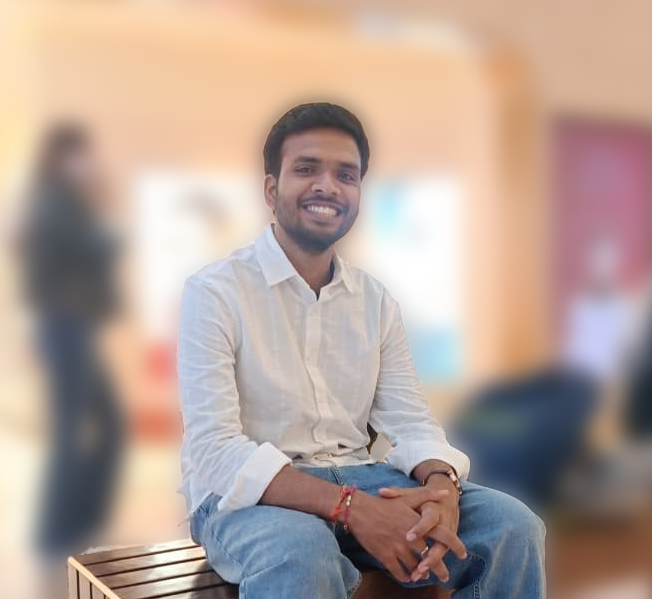
#> input picture PROFILE2.png, 652 x 599 px, found by its file name
$ python build_pranjal_master_svg.py
#> lines starting #> are read from the running program, lines starting #| are printed output that depends on the picture; after the words box and inside, x2 and y2 are one past the last pixel; in counts of white or black regions, pixels touching at a corner belong together
import os
import sys
import math
import random
import numpy as np
from PIL import Image, ImageEnhance, ImageOps, ImageFilter
from scipy.spatial.distance import cdist
from scipy.optimize import linear_sum_assignment

print("Generating Master SVG & High-Definition Animation for Pranjal Shukla...")

def process_portrait(image_path, target_w=300, target_h=340, dark_mode=True):
    img = Image.open(image_path).convert("RGB")
    w, h = img.size

    crop_box = (int(w * 0.08), int(h * 0.04), int(w * 0.92), int(h * 0.92))
    cropped = img.crop(crop_box)

    resized = cropped.resize((target_w, target_h), Image.Resampling.LANCZOS)
    gray = resized.convert("L")

    auto_gray = ImageOps.autocontrast(gray, cutoff=1)
    sharp_gray = auto_gray.filter(ImageFilter.UnsharpMask(radius=3, percent=140))
    enhancer = ImageEnhance.Contrast(sharp_gray)
    contrasted = enhancer.enhance(1.3)

    arr = np.array(contrasted, dtype=float)
    subject_mask = (arr < 225)

    img_data = arr.copy()
    dots = []

    for y in range(target_h):
        serpentine = (y % 2 == 1)
        x_indices = range(target_w - 1, -1, -1) if serpentine else range(target_w)
        direction = -1 if serpentine else 1

        for x in x_indices:
            old_val = img_data[y, x]

            if dark_mode:
                new_val = 255 if old_val > 110 else 0
                if not subject_mask[y, x]:
                    new_val = 0
                is_dot = (new_val == 255)
            else:
                new_val = 0 if old_val < 135 else 255
                is_dot = (new_val == 0)

            err = old_val - new_val

            if is_dot:
                px = 45 + (x / target_w) * 340
                py = 125 + (y / target_h) * 430
                dots.append((round(px, 1), round(py, 1)))

            if 0 <= x + direction < target_w:
                img_data[y, x + direction] += err * (7 / 16)
            if y + 1 < target_h:
                if 0 <= x - direction < target_w:
                    img_data[y + 1, x - direction] += err * (3 / 16)
                img_data[y + 1, x] += err * (5 / 16)
                if 0 <= x + direction < target_w:
                    img_data[y + 1, x + direction] += err * (1 / 16)

    return np.array(dots)

def generate_python_logo_points(num_points=900, cx=215, cy=340, scale=110):
    pts = []
    for t in np.linspace(0, 2*np.pi, num_points // 2):
        r = scale * (0.6 + 0.25 * np.cos(2*t))
        pts.append((cx + r * np.cos(t) - 15, cy + r * np.sin(t) - 25))
    for t in np.linspace(0, 2*np.pi, num_points // 2):
        r = scale * (0.6 + 0.25 * np.sin(2*t))
        pts.append((cx + r * np.cos(t) + 15, cy + r * np.sin(t) + 25))
    return np.array(pts[:num_points])

def generate_react_logo_points(num_points=900, cx=215, cy=340, rx=110, ry=42):
    pts = []
    for t in np.linspace(0, 2*np.pi, 150):
        pts.append((cx + 22 * np.cos(t), cy + 22 * np.sin(t)))
    angles = [0, math.pi/3, 2*math.pi/3]
    pts_per_orbit = (num_points - 150) // 3
    for angle in angles:
        for t in np.linspace(0, 2*np.pi, pts_per_orbit):
            ex = rx * math.cos(t)
            ey = ry * math.sin(t)
            pts.append((cx + ex * math.cos(angle) - ey * math.sin(angle), cy + ex * math.sin(angle) + ey * math.cos(angle)))
    return np.array(pts[:num_points])

def generate_code_glyph_points(num_points=900, cx=215, cy=340):
    pts = []
    l_pts = num_points // 3
    for t in np.linspace(0, 1, l_pts // 2):
        pts.append((cx - 70 + t * 45, cy - 60 + t * 60))
        pts.append((cx - 25 - t * 45, cy + t * 60))
    s_pts = num_points // 3
    for t in np.linspace(0, 1, s_pts):
        pts.append((cx + 15 - t * 30, cy - 70 + t * 140))
    r_pts = num_points - len(pts)
    for t in np.linspace(0, 1, r_pts // 2):
        pts.append((cx + 30 + t * 45, cy - 60 + t * 60))
        pts.append((cx + 75 - t * 45, cy + t * 60))
    return np.array(pts[:num_points])

def match_optimal_transport(source_pts, target_pts):
    cost_matrix = cdist(source_pts, target_pts, metric='euclidean')
    row_ind, col_ind = linear_sum_assignment(cost_matrix)
    return target_pts[col_ind]

def generate_master_svg(image_path, dark_mode=True, output_filename="dark.svg", handle="pranjal3872"):
    mode_str = "dark" if dark_mode else "light"
    bg_color = "#0A101F" if dark_mode else "#F8FAFC"
    border_color = "#22D3EE" if dark_mode else "#0891B2"
    text_color = "#E2E8F0" if dark_mode else "#0F172A"
    dim_text = "#94A3B8" if dark_mode else "#64748B"
    portrait_dot_color = "#A78BFA" if dark_mode else "#7C3AED"
    traveller_color = "#10B981"
    accent_color = "#10B981"
    card_bg = "#1E293B" if dark_mode else "#E2E8F0"

    portrait_dots = process_portrait(image_path, dark_mode=dark_mode)
    num_portrait = len(portrait_dots)

    np.random.seed(42)
    noisy_portrait = portrait_dots + np.random.normal(0, 4.0, portrait_dots.shape)
    y_coords = noisy_portrait[:, 1]
    band_assignments = np.digitize(y_coords, np.linspace(125, 555, 94))

    sample_indices = np.random.choice(num_portrait, size=min(900, num_portrait), replace=False)
    travellers_p0 = portrait_dots[sample_indices].copy()

    logo1 = generate_python_logo_points(num_points=len(travellers_p0))
    logo2 = generate_react_logo_points(num_points=len(travellers_p0))
    logo3 = generate_code_glyph_points(num_points=len(travellers_p0))

    travellers_l1 = match_optimal_transport(travellers_p0, logo1)
    travellers_l2 = match_optimal_transport(travellers_l1, logo2)
    travellers_l3 = match_optimal_transport(travellers_l2, logo3)

    intro_groups = []
    num_intro = 60
    shuffled_indices = list(range(num_portrait))
    random.seed(42)
    random.shuffle(shuffled_indices)

    group_size = int(math.ceil(num_portrait / num_intro))
    for g_i in range(num_intro):
        g_pts = portrait_dots[shuffled_indices[g_i*group_size : (g_i+1)*group_size]]
        if len(g_pts) == 0:
            continue
        path_d = " ".join([f"M{round(x,1)},{round(y,1)}h1.8v1.8h-1.8z" for x, y in g_pts])
        begin_delay = round((g_i / num_intro) * 1.8, 2)
        intro_groups.append(f'''
        <path d="{path_d}" fill="{portrait_dot_color}" opacity="0" shape-rendering="crispEdges">
            <animate attributeName="opacity" values="0;1" dur="0.4s" begin="{begin_delay}s" fill="freeze" />
        </path>''')

    intro_xml = "\n".join(intro_groups)

    traveller_paths = []
    for t_i in range(len(travellers_p0)):
        x0, y0 = travellers_p0[t_i]
        x1, y1 = travellers_l1[t_i]
        x2, y2 = travellers_l2[t_i]
        x3, y3 = travellers_l3[t_i]

        d_p0 = f"M{round(x0,1)},{round(y0,1)}h2.2v2.2h-2.2z"
        d_l1 = f"M{round(x1,1)},{round(y1,1)}h2.2v2.2h-2.2z"
        d_l2 = f"M{round(x2,1)},{round(y2,1)}h2.2v2.2h-2.2z"
        d_l3 = f"M{round(x3,1)},{round(y3,1)}h2.2v2.2h-2.2z"

        path_values = f"{d_p0}; {d_p0}; {d_l1}; {d_l1}; {d_l2}; {d_l2}; {d_l3}; {d_l3}; {d_p0}"
        opacity_values = "0; 0; 1; 1; 1; 1; 1; 1; 0"
        key_times = "0; 0.211; 0.303; 0.444; 0.535; 0.676; 0.768; 0.908; 1.0"

        traveller_paths.append(f'''
        <path d="{d_p0}" fill="{traveller_color}" opacity="0" shape-rendering="crispEdges">
            <animate attributeName="d" values="{path_values}" keyTimes="{key_times}" dur="14.2s" begin="3.2s" repeatCount="indefinite" />
            <animate attributeName="opacity" values="{opacity_values}" keyTimes="{key_times}" dur="14.2s" begin="3.2s" repeatCount="indefinite" />
        </path>''')

    travellers_xml = "\n".join(traveller_paths[::2])

    rows = [
        ("Subject", "Pranjal Shukla"),
        ("Role", "Software Engineer (AI & Full-Stack)"),
        ("Origin", "Ghaziabad, UP, India"),
        ("Education", "B.Tech CSE, AKGEC (2023 - 2027)"),
        ("Status", "Building RAG & AI Agents @ Mobcoder"),
        ("ToolChain", "VS Code · Git · Docker · Qdrant"),
        ("Core.Lang", "Java · Python · JavaScript · SQL · C++"),
        ("Core.Frontend", "React.js · HTML5/CSS3 · Bootstrap"),
        ("Core.Backend", "Node.js · Express.js · Spring Boot · FastAPI"),
        ("Core.Database", "MongoDB · PostgreSQL · Qdrant Vector DB"),
        ("Core.Infra", "LangChain · LangGraph · RAG · Groq"),
        ("Grid.Mail", "3872pranjalshukla@gmail.com"),
        ("Grid.LinkedIn", "in/pranjal3872"),
        ("Grid.GitHub", handle)
    ]

    info_xml = []
    start_y = 150
    line_height = 27

    for i, (label, val) in enumerate(rows):
        cur_y = start_y + (i * line_height)
        dot_leader = "." * max(4, int(42 - len(label) - len(val) * 0.8))

        row_str = f'''
        <text x="440" y="{cur_y}" font-family="Consolas, Monaco, monospace" font-size="14" fill="{dim_text}" textLength="280" lengthAdjust="spacingAndGlyphs">
            <tspan fill="{border_color}" font-weight="600">{label}</tspan>
            <tspan fill="{dim_text}" dx="6">{dot_leader}</tspan>
        </text>
        <text x="1125" y="{cur_y}" font-family="Consolas, Monaco, monospace" font-size="14" fill="{text_color}" font-weight="500" text-anchor="end" textLength="260" lengthAdjust="spacingAndGlyphs">{val}</text>'''
        info_xml.append(row_str)

    info_panel_str = "\n".join(info_xml)

    svg_content = f'''<svg xmlns="http://www.w3.org/2000/svg" viewBox="0 0 1180 610" width="100%" height="100%">
    <defs>
        <style>
            @keyframes pulse {{
                0% {{ opacity: 1; }}
                50% {{ opacity: 0.3; }}
                100% {{ opacity: 1; }}
            }}
            .live-dot {{ animation: pulse 2s infinite ease-in-out; }}
        </style>
        <linearGradient id="panelGrad_{mode_str}" x1="0%" y1="0%" x2="100%" y2="100%">
            <stop offset="0%" stop-color="{bg_color}" />
            <stop offset="100%" stop-color="{card_bg}" />
        </linearGradient>
    </defs>

    <rect x="10" y="10" width="1160" height="590" rx="12" fill="url(#panelGrad_{mode_str})" stroke="{border_color}" stroke-width="1.5" />

    <path d="M 10,22 A 12,12 0 0,1 22,10 L 1158,10 A 12,12 0 0,1 1170,22 L 1170,50 L 10,50 Z" fill="{card_bg}" stroke="{border_color}" stroke-width="1" />

    <circle cx="35" cy="30" r="6" fill="#EF4444" />
    <circle cx="55" cy="30" r="6" fill="#F59E0B" />
    <circle cx="75" cy="30" r="6" fill="#10B981" />

    <text x="590" y="34" font-family="Consolas, Monaco, monospace" font-size="14" fill="{dim_text}" text-anchor="middle" font-weight="600">profile.sh --live</text>

    <g transform="translate(1005, 20)">
        <rect x="0" y="0" width="145" height="22" rx="11" fill="{card_bg}" stroke="{border_color}" stroke-width="1" />
        <circle cx="14" cy="11" r="4" fill="#EF4444" class="live-dot" />
        <text x="24" y="15" font-family="Consolas, monospace" font-size="12" fill="#EF4444" font-weight="700">LIVE</text>
        <text x="60" y="15" font-family="Consolas, monospace" font-size="14" fill="{border_color}" font-weight="600">@{handle}</text>
    </g>

    <rect x="35" y="75" width="375" height="500" rx="8" fill="{bg_color}" stroke="{border_color}" stroke-width="1" stroke-dasharray="4 4" />
    <text x="50" y="98" font-family="Consolas, monospace" font-size="13" fill="{border_color}" font-weight="700" letter-spacing="1">VISUAL.MAP // PORTRAIT DITHER</text>
    <text x="390" y="98" font-family="Consolas, monospace" font-size="11" fill="{dim_text}" text-anchor="end">300x340 GRID</text>
    <line x1="35" y1="110" x2="410" y2="110" stroke="{border_color}" stroke-width="0.7" opacity="0.5" />

    <g>
        {intro_xml}
    </g>

    <g>
        {travellers_xml}
    </g>

    <rect x="425" y="75" width="720" height="500" rx="8" fill="{bg_color}" stroke="{border_color}" stroke-width="1" />
    <text x="440" y="98" font-family="Consolas, monospace" font-size="13" fill="{accent_color}" font-weight="700" letter-spacing="1">SYSTEM.INFO // CANDIDATE SPECIFICATION</text>
    <text x="1130" y="98" font-family="Consolas, monospace" font-size="11" fill="{dim_text}" text-anchor="end">STATUS: ACTIVE</text>
    <line x1="425" y1="110" x2="1145" y2="110" stroke="{border_color}" stroke-width="0.7" opacity="0.5" />

    {info_panel_str}

    <rect x="440" y="535" width="690" height="28" rx="4" fill="{card_bg}" opacity="0.7" />
    <text x="450" y="554" font-family="Consolas, monospace" font-size="13" fill="{accent_color}">
        $ <tspan fill="{text_color}">cat experience.log | grep "Mobcoder Intern"</tspan> <tspan fill="{border_color}" class="live-dot">█</tspan>
    </text>

</svg>'''

    with open(output_filename, "w", encoding="utf-8") as f:
        f.write(svg_content)
    print(f"Master Pure SVG generated: {output_filename}")

if __name__ == "__main__":
    pranjal_photo = r"c:\Users\3872p\Documents\antigravity\cool-carson\PROFILE2.png"
    generate_master_svg(pranjal_photo, dark_mode=True, output_filename=r"c:\Users\3872p\Documents\antigravity\cool-carson\dark.svg", handle="pranjal3872")
#> in process_portrait, `contrasted = enhancer.enhance(1.3)`:
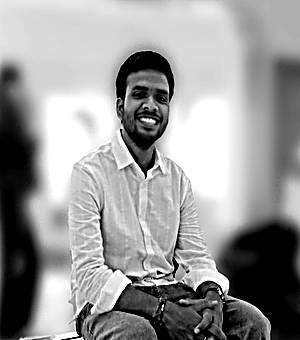
#> contrasted: PIL image 300x340 L; min 0, max 255, mean 152.1
#> in process_portrait, `subject_mask = (arr < 225)`:
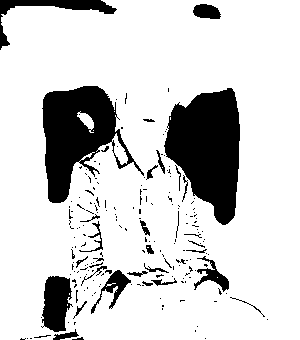
#> subject_mask: shape (340, 300) bool; 82.2% white; 196 black regions (161 under 20 px), largest, box (x1, y1, x2, y2) and area: (164, 88, 240, 225) 6954, (42, 86, 144, 203) 5761, (41, 276, 73, 332) 1280
#> after the loop in process_portrait, `for y in range(target_h):`:
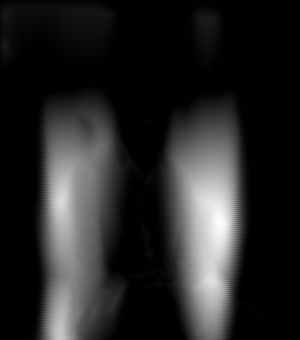
#> img_data: shape (340, 300) float64; min -106.1, max 53462.9, mean 8052.3; drawn with min black and max white
#> after the loop in process_portrait, `for y in range(target_h):`: dots = 56119 items
#> in generate_master_svg, `portrait_dots = process_portrait(image_path, dark_mode=dark_mode)`: portrait_dots = 56119 pairs, first value 45 to 383.9, second value 125 to 553.7
#> in generate_master_svg, `num_portrait = len(portrait_dots)`: num_portrait = 56119
#> in generate_master_svg, `noisy_portrait = portrait_dots + np.random.normal(0, 4.0, portrait_dot..`: noisy_portrait = 56119 pairs, first value 35.11 to 397.5, second value 117 to 562.8
#> in generate_master_svg, `sample_indices = np.random.choice(num_portrait, size=min(900, num_port..`: sample_indices = 900 values, max 56019 at index 32, min 92 at index 437, mean 28587.5
#> in generate_master_svg, `travellers_p0 = portrait_dots[sample_indices].copy()`: travellers_p0 = 900 pairs, first value 46.1 to 383.9, second value 125 to 553.7
#> in generate_master_svg, `logo1 = generate_python_logo_points(num_points=len(travellers_p0))`: logo1 = 900 pairs, first value 106.5 to 309, second value 268.1 to 444
#> in generate_master_svg, `logo2 = generate_react_logo_points(num_points=len(travellers_p0))`: logo2 = 900 pairs, first value 105 to 325, second value 242.5 to 437.5
#> in generate_master_svg, `logo3 = generate_code_glyph_points(num_points=len(travellers_p0))`: logo3 = 900 pairs, first value 145 to 290, second value 270 to 410
#> in match_optimal_transport, `row_ind, col_ind = linear_sum_assignment(cost_matrix)`: row_ind = 900 values from 0 to 899; col_ind = 900 values, max 899 at index 197, min 0 at index 469, mean 449.5
#> in generate_master_svg, `travellers_l1 = match_optimal_transport(travellers_p0, logo1)`: travellers_l1 has the same summary as logo1
#> in match_optimal_transport (call 2), `cost_matrix = cdist(source_pts, target_pts, metric='euclidean')`:
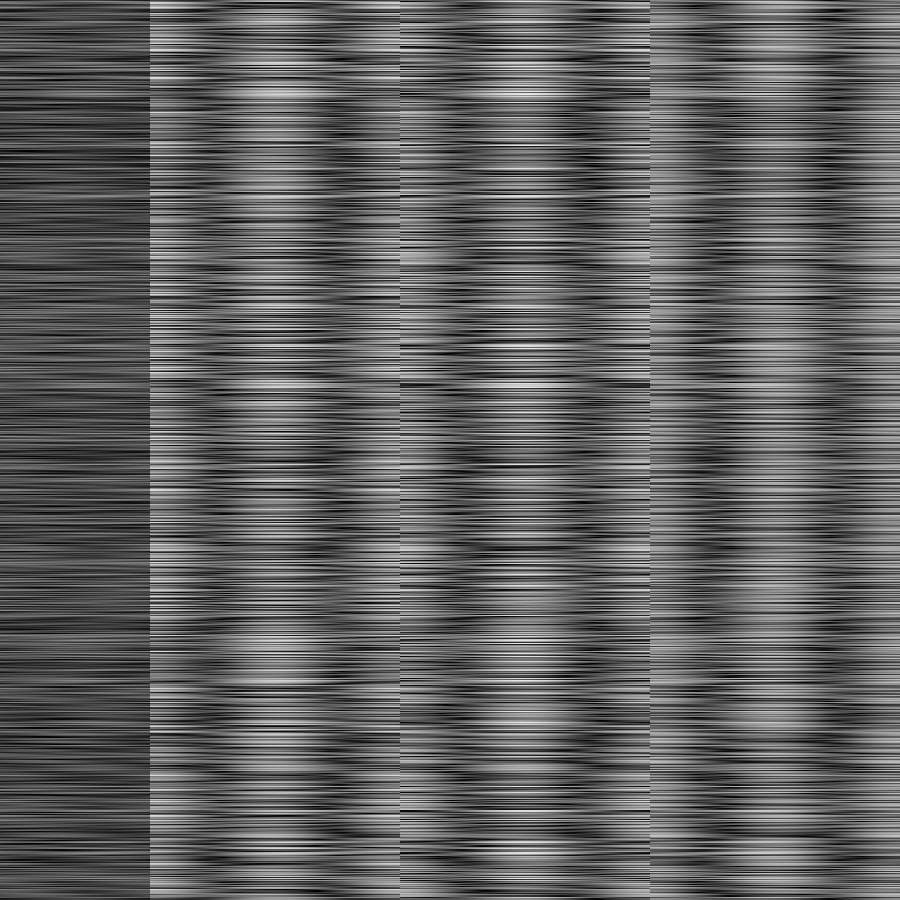
#> cost_matrix: shape (900, 900) float64; min 0.192, max 231.5, mean 96.5
#> in match_optimal_transport (call 2), `row_ind, col_ind = linear_sum_assignment(cost_matrix)`: col_ind = 900 values, max 899 at index 152, min 0 at index 663, mean 449.5
#> in generate_master_svg, `travellers_l2 = match_optimal_transport(travellers_l1, logo2)`: travellers_l2 has the same summary as logo2
#> in match_optimal_transport (call 3), `cost_matrix = cdist(source_pts, target_pts, metric='euclidean')`:
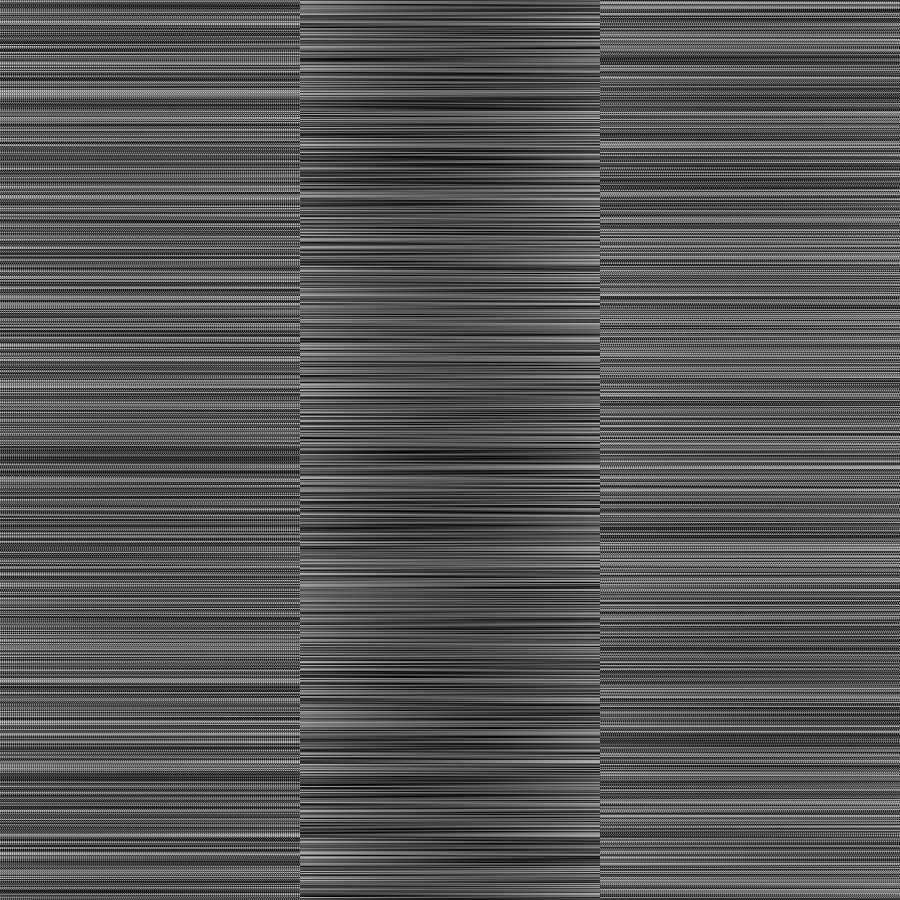
#> cost_matrix: shape (900, 900) float64; min 0.0567, max 199.5, mean 86
#> in match_optimal_transport (call 3), `row_ind, col_ind = linear_sum_assignment(cost_matrix)`: col_ind = 900 values, max 899 at index 385, min 0 at index 868, mean 449.5
#> in generate_master_svg, `travellers_l3 = match_optimal_transport(travellers_l2, logo3)`: travellers_l3 has the same summary as logo3
#> in generate_master_svg, `group_size = int(math.ceil(num_portrait / num_intro))`: group_size = 936
#> after the loop in generate_master_svg, `for g_i in range(num_intro):`: intro_groups = 60 items
#> the loop in generate_master_svg, `for t_i in range(len(travellers_p0)):` made 900 passes
#> (x0, y0, x1, y1, x2, y2, x3, y3) on passes 1 to 3: (377.1, 189.5, 260.2, 340.3, 259.6, 334.2, 277, 322.7), (268.3, 542.4, 265.6, 444, 260.4, 437.5, 251, 391.9), (46.1, 465.2, 116.9, 343.3, 109.6, 352, 172.5, 363.4)
    generate_master_svg(pranjal_photo, dark_mode=False, output_filename=r"c:\Users\3872p\Documents\antigravity\cool-carson\light.svg", handle="pranjal3872")
#> call 2 of process_portrait, with target_w = 300, target_h = 340, dark_mode = False
#> after the loop in process_portrait (call 2), `for y in range(target_h):`:
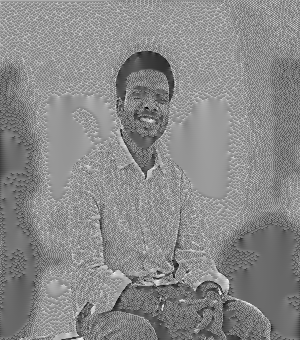
#> img_data: shape (340, 300) float64; min -104.2, max 359.6, mean 145.4; drawn with min black and max white
#> in match_optimal_transport (call 6), `cost_matrix = cdist(source_pts, target_pts, metric='euclidean')`:
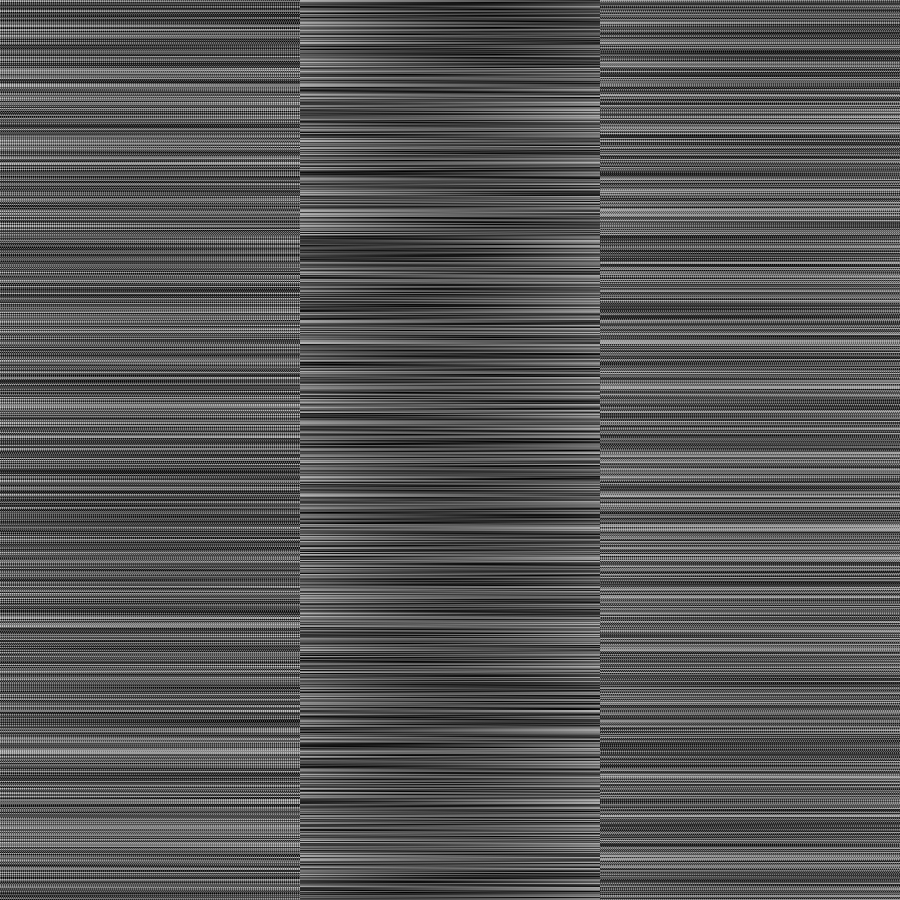
#> cost_matrix: shape (900, 900) float64; min 0.0567, max 199.5, mean 86
